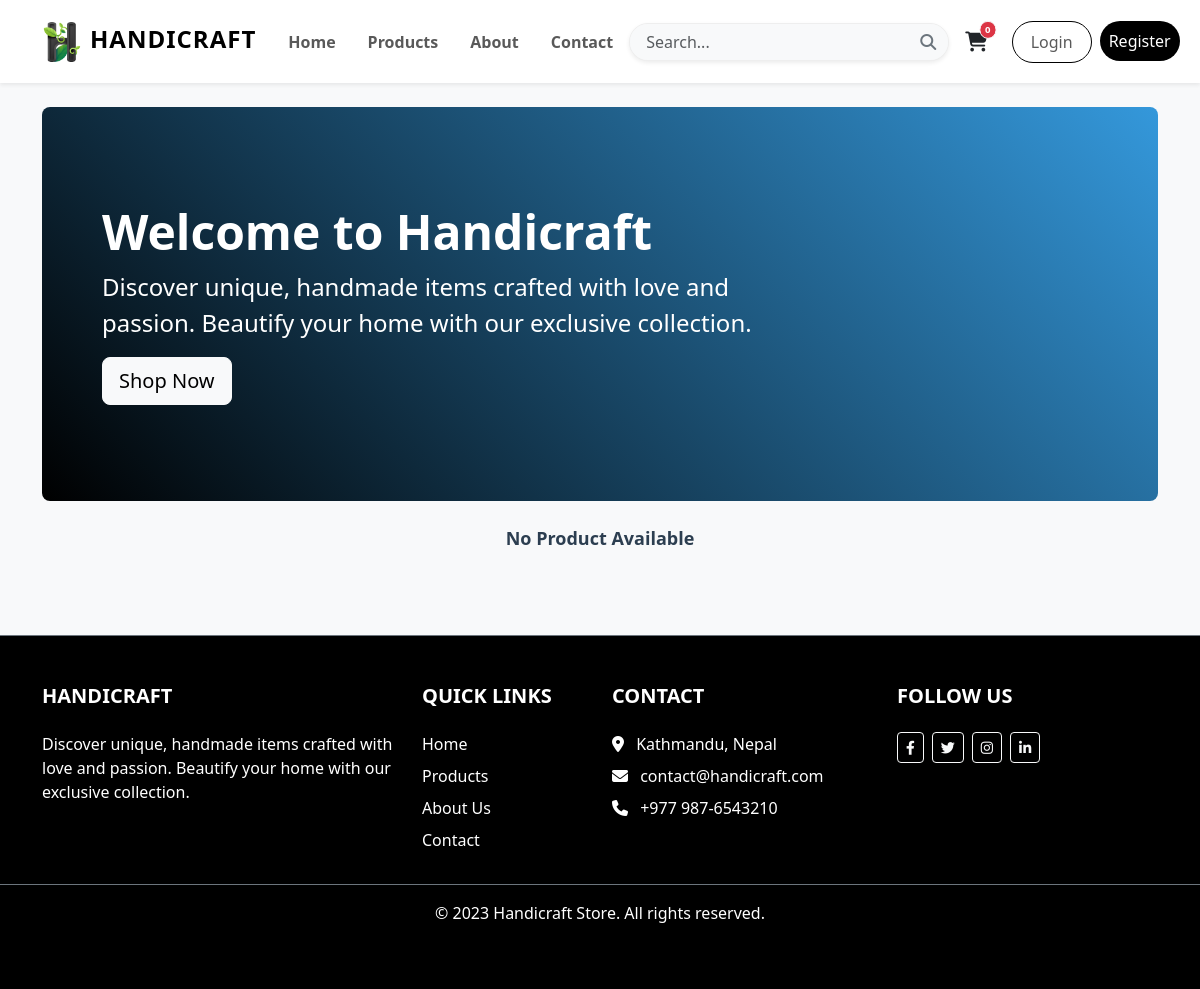
Before: / with the older database file.
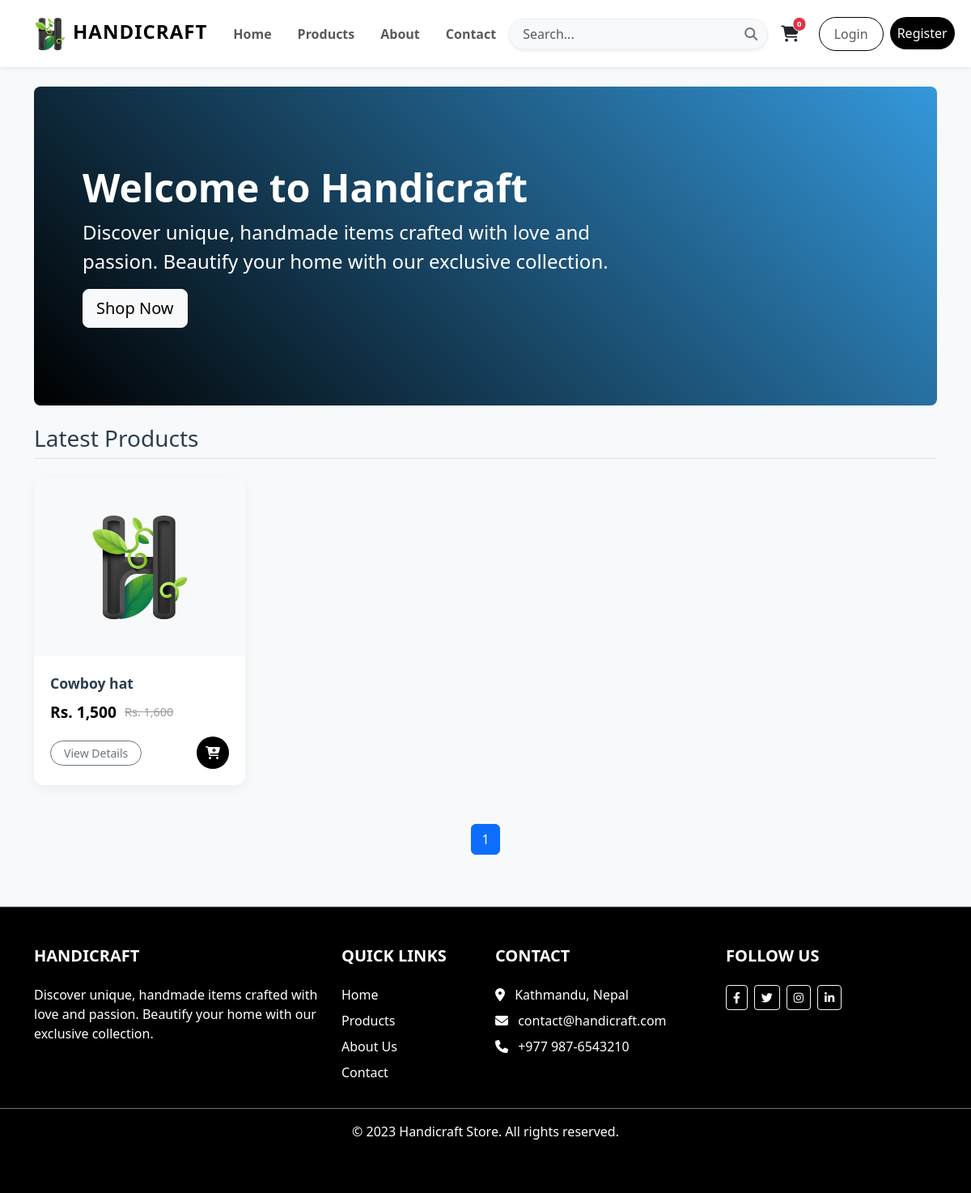
After: the same page with the newer database file.
### ecomapp/models.py (models this page shows, shortened)
class Product(models.Model):
    title = models.CharField(max_length=200)
    slug = models.SlugField(unique=True)
    category = models.ForeignKey(Category, on_delete=models.CASCADE)
    image = models.ImageField(upload_to="products")
    marked_price = models.PositiveIntegerField()
    selling_price = models.PositiveIntegerField()
    description = models.TextField()
    warranty = models.CharField(max_length=300, null=True, blank=True)
    return_policy = models.CharField(max_length=300, null=True, blank=True)
    view_count = models.PositiveIntegerField(default=0)
    stock_quantity = models.PositiveIntegerField(default=0)
    created_at = models.DateTimeField(auto_now_add=True)
    updated_at = models.DateTimeField(auto_now=True)

### ecomapp/views.py (the view)
# urls.py: path("", HomeView.as_view(), name="home"),
class HomeView(EcomMixin, TemplateView):
    template_name = "home.html"
    def get_context_data(self, **kwargs):
        context = super().get_context_data(**kwargs)
        context["myname"] = "Handicraft"
        all_products = Product.objects.all().order_by("-id")
        paginator = Paginator(all_products, 8)
        page_number = self.request.GET.get("page")
        print(page_number)
        product_list = paginator.get_page(page_number)
        context["product_list"] = product_list
        return context

### ecomapp/views.py (called while the page is built, shortened)
    def dispatch(self, request, *args, **kwargs):
        cart_id = request.session.get("cart_id")
        return super().dispatch(request, *args, **kwargs)

### templates/home.html (shortened to what this page needs)
{% extends 'base.html' %}
{% load humanize %}
{% block content %}
<div class="p-5 mb-4 rounded-3 mt-4" style="background: var(--gradient-primary); color: var(--white);">
    <div class="container-fluid py-5">
        <h1 class="display-5 fw-bold">Welcome to {{ myname }}</h1>
        <p class="col-md-8 fs-4">Discover unique, handmade items crafted with love and passion. Beautify your home with our exclusive collection.</p>
        <a href="{% url 'ecomapp:allproducts' %}" class="btn btn-light btn-lg" type="button">Shop Now</a>
    </div>
</div>
{% if product_list %}
<h3 class="mb-4 border-bottom pb-2">Latest Products</h3>
<div class="row row-cols-1 row-cols-sm-2 row-cols-md-3 row-cols-lg-4 g-4">
    {% for product in product_list %}
    <div class="col">
        <div class="product-card">
            <div class="product-img-wrapper">
                <a href="{% url 'ecomapp:productdetail' product.slug %}">
                    {% if product.image %}
                    <img src="{{product.image.url}}" alt="{{product.title}}">
                    {% else %}
                    <img src="https://via.placeholder.com/200" alt="No Image">
                    {% endif %}
                </a>
            </div>
            <div class="card-body">
                <a href="{% url 'ecomapp:productdetail' product.slug %}" class="product-title text-truncate" title="{{product.title}}">
                    {{product.title}}
                </a>
                <div class="price-container">
                    <span class="current-price">Rs. {{product.selling_price|intcomma}}</span>
                    {% if product.marked_price > product.selling_price %}
                    <span class="original-price">Rs. {{product.marked_price|intcomma}}</span>
                    {% endif %}
                </div>
                <div class="d-flex justify-content-between align-items-center">
                    <a href="{% url 'ecomapp:productdetail' product.slug %}" class="btn btn-outline-secondary btn-sm rounded-pill px-3">View Details</a>
                    {% if product.stock_quantity > 0 %}
                    <button onclick="addToCart('{% url 'ecomapp:addtocart' product.id %}')" class="btn-cart-icon" title="Add to Cart">
                        <i class="fas fa-cart-plus"></i>
                    </button>
                    {% else %}
                    <button class="btn btn-secondary btn-sm rounded-circle" style="width: 40px; height: 40px;" disabled>
                        <i class="fas fa-ban"></i>
                    </button>
                    {% endif %}
                </div>
            </div>
        </div>
    </div>
    {% endfor %}
</div>
<div class="mt-5 d-flex justify-content-center">
    <nav aria-label="Page navigation">
        <ul class="pagination">
            {% for i in product_list.paginator.page_range %}
            {% if product_list.number == i %}
            <li class="page-item active"><span class="page-link">{{ i }}</span></li>
            {% else %}
            <li class="page-item"><a class="page-link" href="?page={{ i }}">{{ i }}</a></li>
            {% endif %}
            {% endfor %}
        </ul>
    </nav>
</div>
{% else %}
<p style="font-size: large;font-weight: 800;text-align: center; margin: auto ;">No Product Available</p>
{% endif %}
{% endblock %}

Changed rows visible on the page:
added Product: image (picture), title "Cowboy hat", selling_price "1,500", marked_price "1,600", stock_quantity 14 (drawn)
Other visible differences:
text no longer shown: "No Product Available"
text now shown: "Latest Products"
new list line: "1"
